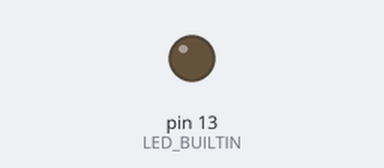
A sketch run on a simulated Arduino Uno, built with avr-gcc and run on an emulated ATmega328P. On the bench: output pins drawn as LEDs (lit = HIGH). What the sketch prints to the serial monitor is not drawn.

Above: at 0.2 s.
Timing chart, 0 to 1.7 s (numbered marks = the images above):
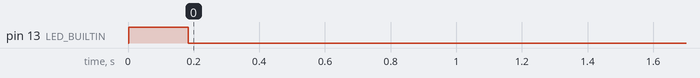

The sketch:

PCP-FreeRTOS.ino
```cpp
#include <Arduino_FreeRTOS.h>
#include <semphr.h>

#define RES_SIZE 4
#define ITER 5
#define RTParam 5

#define printff(args...) printf(args); fflush_SERIAL()
#define printlnf(x) println(x); Serial.flush()

int serial_putchar(char c, FILE* f) {
   if (c == '\n') serial_putchar('\r', f);
   return Serial.write(c) == 1? 0 : 1;
}

FILE serial_stdout;

typedef struct resurs{
	UBaseType_t lock;
	SemaphoreHandle_t mutex;
	UBaseType_t maxPr;
	int val;
} resurs;

static UBaseType_t glMaxPr;
static UBaseType_t curTask;

resurs resursi[RES_SIZE];
SemaphoreHandle_t prioMutexi[configMAX_PRIORITIES];

void TaskBlink0( void *pvParameters );
void TaskBlink1( void *pvParameters );
void TaskBlink2( void *pvParameters );

static void lock(int i, UBaseType_t pr, UBaseType_t tsk){
	Serial.print(F("lock! i:")); printf("%d pr:%u tsk:%x |%u\n",i,pr,tsk,xTaskGetTickCount());
	Serial.flush();
	if(pr <= glMaxPr && tsk != curTask){
		xSemaphoreTake(prioMutexi[glMaxPr],portMAX_DELAY);
		xSemaphoreGive(prioMutexi[glMaxPr]);
	}
	xSemaphoreTake(resursi[i].mutex, portMAX_DELAY);
	if(resursi[i].maxPr > glMaxPr){
		glMaxPr = resursi[i].maxPr;
		xSemaphoreTake(prioMutexi[glMaxPr],portMAX_DELAY);
		curTask=tsk;

	}
	resursi[i].lock = 1;
}

static void unlock(int i, UBaseType_t tsk){
	Serial.print(F("Unlock! i:")); printf("%d |%u\n",i,xTaskGetTickCount());
	Serial.flush();
	xSemaphoreGive(resursi[i].mutex);
	resursi[i].lock = 0;
	xSemaphoreGive(prioMutexi[glMaxPr]);
	for(i=0;i<RES_SIZE;i++){
		if(resursi[i].lock && resursi[i].maxPr > glMaxPr){
			glMaxPr = resursi[i].maxPr;
			curTask = tsk;
		}
	}
}

static void work(int x){
	TickType_t startCount = xTaskGetTickCount();
	while(xTaskGetTickCount() < startCount + RTParam * x);
}

void setup() {
	Serial.begin(115200); //115200
	while (!Serial);
	pinMode(LED_BUILTIN, OUTPUT);
	digitalWrite(LED_BUILTIN, LOW);
	fdev_setup_stream(&serial_stdout, serial_putchar, NULL, _FDEV_SETUP_WRITE);
	stdout = &serial_stdout;
	stderr = stdout;
	Serial.printlnf(F("Hello from setup()!"));

	for(int i=0;i<RES_SIZE;i++){
		resursi[i].mutex = xSemaphoreCreateMutex();
	}

	for(int i=0;i<configMAX_PRIORITIES;i++){
		prioMutexi[i] = xSemaphoreCreateMutex();
	}

	xTaskCreate(TaskBlink0, "", configMINIMAL_STACK_SIZE, NULL, 1, NULL);
	xTaskCreate(TaskBlink1, "", configMINIMAL_STACK_SIZE, NULL, 2, NULL);
	xTaskCreate(TaskBlink2, "", configMINIMAL_STACK_SIZE, NULL, 3, NULL);
}

void loop()
{

}

void TaskBlink0(void *pvParameters)
{
	Serial.print(F("Hello form task0!")); printf(" |%u\n",xTaskGetTickCount());
	digitalWrite(LED_BUILTIN, HIGH);

	work(1); //init
	lock(3, uxTaskPriorityGet(0), 0); //C
	for(int i=0;i<ITER;i++) resursi[3].val++;
	work(1); //-> II

	Serial.print(F("Hello form task0!")); printf(" |%u\n",xTaskGetTickCount());
	for(int i=0;i<ITER;i++) resursi[3].val++; //C2
	work(1);

	lock(2, uxTaskPriorityGet(0), 0); //B
	for(int i=0;i<ITER;i++) resursi[2].val++;
	work(1); //->III

	Serial.print(F("Hello form task0!")); printf(" |%u\n",xTaskGetTickCount());
	for(int i=0;i<ITER;i++) resursi[2].val++; //B2
	work(1);
	unlock(2,0); //->III

	Serial.print(F("Hello form task0!")); printf(" |%u\n",xTaskGetTickCount());
	work(1);
	for(int i=0;i<ITER;i++) resursi[3].val++; //C3
	unlock(3,0);

	work(1); // ende


	Serial.print(F("Goodbye form task0")); printf(" |%u\n",xTaskGetTickCount());
	vTaskDelete(0);
}

void TaskBlink1(void *pvParameters)
{

	vTaskDelay(10);
	Serial.print(F("Hello form task1")); printf(" |%u\n",xTaskGetTickCount());
	digitalWrite(LED_BUILTIN, LOW);

	work(1);
	lock(3, uxTaskPriorityGet(0), 1); //->I

	Serial.print(F("Hello form task1")); printf(" |%u\n",xTaskGetTickCount());
	for(int i=0;i<ITER;i++) resursi[3].val++;
	work(1); //C4
	unlock(3,1);
	work(1);//-> I

	Serial.print(F("Goodbye form task1")); printf(" |%u\n",xTaskGetTickCount());
	vTaskDelete(0);
}


void TaskBlink2(void *pvParameters)
{
	vTaskDelay(30);
	Serial.print(F("Hello form task2")); printf(" |%u\n",xTaskGetTickCount());
	digitalWrite(LED_BUILTIN, LOW);
	work(1);

	lock(1,uxTaskPriorityGet(0), 2);  // -> I

	Serial.print(F("Hello form task2")); printf(" |%u\n",xTaskGetTickCount());
	work(1);
	for(int i=0;i<ITER;i++) resursi[1].val++; //A

	work(1);
	Serial.print(F("Hello form task2")); printf(" |%u\n",xTaskGetTickCount());

	lock(2,uxTaskPriorityGet(0), 2); //B3

	Serial.print(F("Hello form task2")); printf(" |%u\n",xTaskGetTickCount());

	for(int i=0;i<ITER;i++) resursi[2].val++;
	work(1);
	unlock(2,1);

	Serial.print(F("Goodbye form task2")); printf(" |%u\n",xTaskGetTickCount());
	vTaskDelete(0);
}
```

sloeber.ino.cpp
```cpp
#ifdef __IN_ECLIPSE__
//This is a automatic generated file
//Please do not modify this file
//If you touch this file your change will be overwritten during the next build
//This file has been generated on 2021-01-16 23:55:23

#include "Arduino.h"
#include <Arduino_FreeRTOS.h>
#include <semphr.h>

int serial_putchar(char c, FILE* f) ;
static void lock(int i, UBaseType_t pr, UBaseType_t tsk);
static void unlock(int i, UBaseType_t tsk);
static void work(int x);
void setup() ;
void loop() ;
void TaskBlink0(void *pvParameters) ;
void TaskBlink1(void *pvParameters) ;
void TaskBlink2(void *pvParameters) ;


#include "PCP-FreeRTOS.ino"

#endif
```

Measured:
- by itself, pin 13 (LED_BUILTIN): LOW → HIGH at 0.00 s, → LOW 0.18 s later
